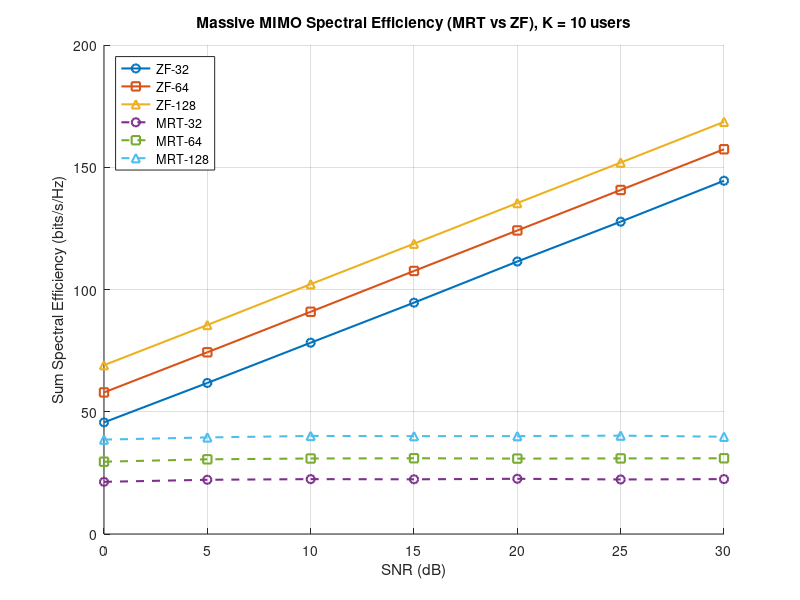

Write MATLAB code to recreate this figure.
% MASSIVE MIMO PROJECT (MRT vs ZF Precoding)
% Spectral Efficiency vs SNR Simulation (Monte Carlo averaged)
%
% Downlink model: K single-antenna users, M base-station antennas,
% Rayleigh fading channel, perfect CSI at the base station.
% SNR is per user: each user's beam is normalised to unit power.

clc;
clear;
rng(1);                     % fixed seed so results are repeatable

% Step-1: Basic parameters
K = 10;                     % number of users
M_values = [32 64 128];     % number of BS antennas
SNRdB = 0:5:30;             % SNR range in dB
SNR = 10.^(SNRdB/10);       % converting dB to linear scale
N = 200;                    % number of random channel realisations per point

% To store results
SE_MRT = zeros(length(M_values), length(SNRdB));
SE_ZF  = zeros(length(M_values), length(SNRdB));

% Step-2: Loop over antenna configurations and SNR values
for m = 1:length(M_values)

    M = M_values(m);

    for s = 1:length(SNR)

        rho = SNR(s);
        se_mrt = 0;
        se_zf  = 0;

        for n = 1:N

            % Step-3: Rayleigh fading channel matrix (K x M)
            H = (randn(K,M) + 1i * randn(K,M)) / sqrt(2);

            % ===================== MRT Precoding =====================
            Wmrt = H';                       % conjugate transpose
            Wmrt = Wmrt ./ vecnorm(Wmrt);    % power normalisation

            HWmrt = H * Wmrt;
            signal_mrt = abs(diag(HWmrt)).^2;
            interference_mrt = sum(abs(HWmrt).^2, 2) - signal_mrt;
            se_mrt = se_mrt + sum(log2(1 + (rho .* signal_mrt) ./ (1 + rho .* interference_mrt)));

            % ===================== ZF Precoding ======================
            Wzf = H' / (H * H');             % H^H (H H^H)^(-1)
            Wzf = Wzf ./ vecnorm(Wzf);       % power normalisation

            HWzf = H * Wzf;
            signal_zf = abs(diag(HWzf)).^2;
            interference_zf = sum(abs(HWzf).^2, 2) - signal_zf;
            se_zf = se_zf + sum(log2(1 + (rho .* signal_zf) ./ (1 + rho .* interference_zf)));

        end

        % Average over all channel realisations
        SE_MRT(m, s) = se_mrt / N;
        SE_ZF(m, s)  = se_zf  / N;

    end
end

% Step-4: Plot results
figure;
hold on;

% ZF curves (solid lines)
plot(SNRdB, SE_ZF(1,:), '-o', 'LineWidth', 1.5);
plot(SNRdB, SE_ZF(2,:), '-s', 'LineWidth', 1.5);
plot(SNRdB, SE_ZF(3,:), '-^', 'LineWidth', 1.5);

% MRT curves (dashed lines)
plot(SNRdB, SE_MRT(1,:), '--o', 'LineWidth', 1.5);
plot(SNRdB, SE_MRT(2,:), '--s', 'LineWidth', 1.5);
plot(SNRdB, SE_MRT(3,:), '--^', 'LineWidth', 1.5);

xlabel('SNR (dB)');
ylabel('Sum Spectral Efficiency (bits/s/Hz)');
title('Massive MIMO Spectral Efficiency (MRT vs ZF), K = 10 users');
legend('ZF-32','ZF-64','ZF-128','MRT-32','MRT-64','MRT-128','Location','northwest');
grid on;
